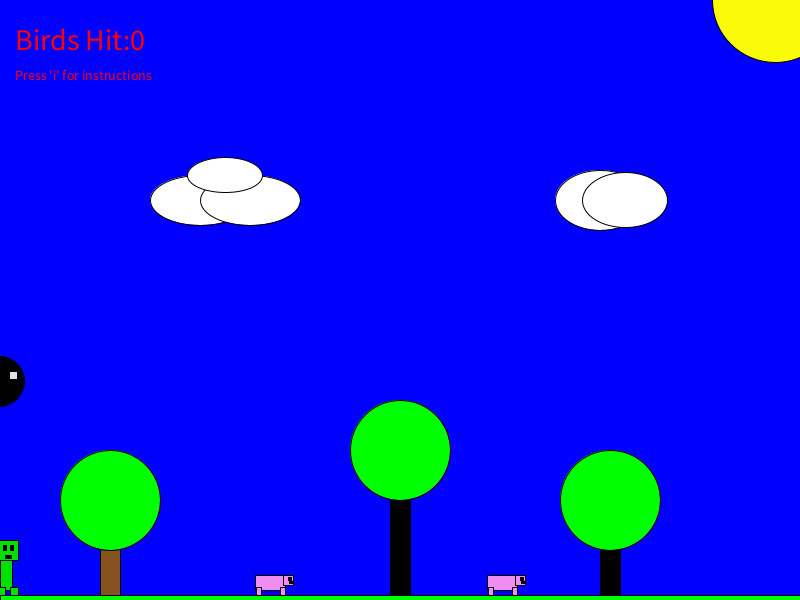
Frame 1 (no input)
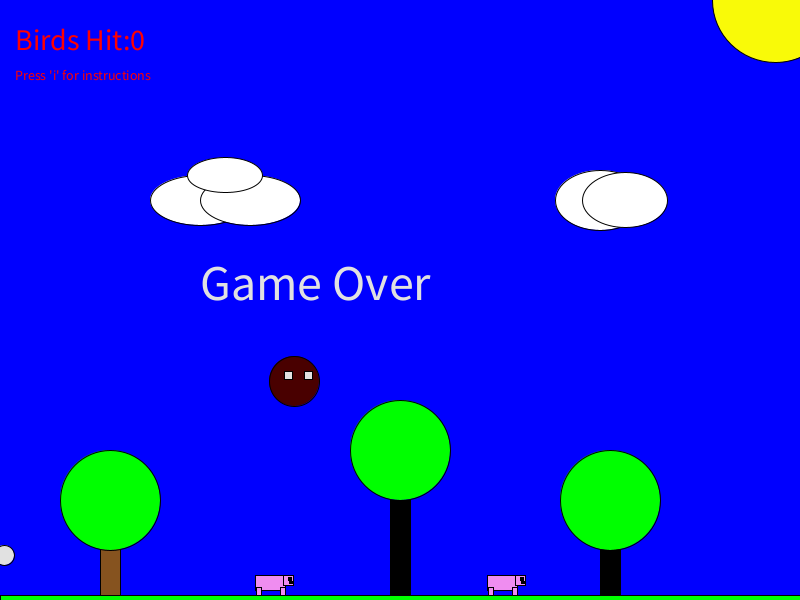
Frame 60 (the mouse pressed at the canvas centre just before this capture)
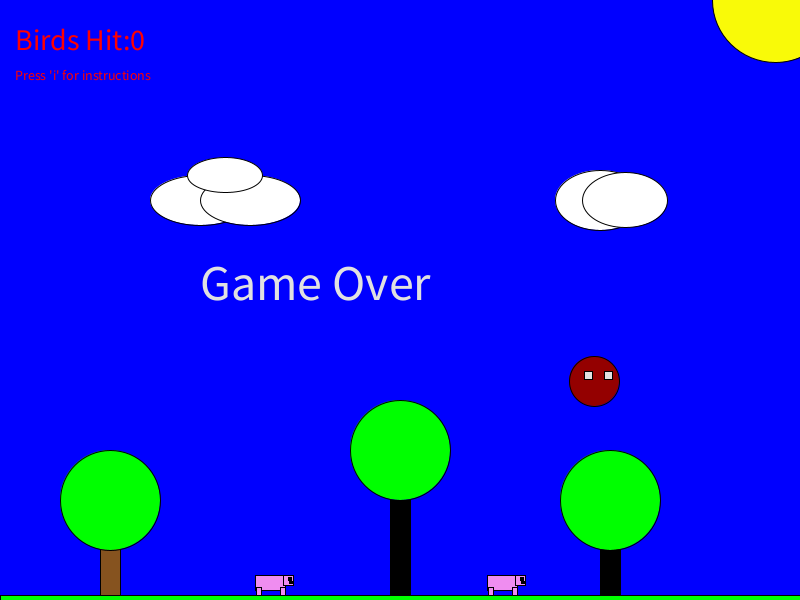
Frame 120 (the mouse held since frame 60 and released just before this capture)

The Processing sketch that drew these frames (run headless with seeded random() and noise(); from frame 60 on, the mouse is pressed at the canvas centre):

// Processing sketch: processing_103904
// ── processing_103904.pde

float treeXPosition = 600.0;
int launchPosition = -1;
int altitude = 0;
int explosionPosition = -1;
int pig1Position = (int) random (100, 700);
int pig2Position = (int) random (100, 700);
int birdAltitude = (int)random(25, 400);
int poop = birdAltitude;
int birdPosition = -1;
int birdPositionMax = 800;
int score = 0 ;
int cPosition = 0;
int poopPosition = -1;
int gameOver = 0;
int sPosition = 900;
int sRandom = (int) random (1, 20);
int wrPos = 900;
int wlPos = -100;
int explosionLength = 10; // number frame the explosion will last
int explosionLeft;
int wlyPos = 550;
int wryPos = 550;
int gyPos = 500;
int gxPos = 100;
int yFireBall = 200;
int xFireBall = -1;
int ghastHealth = 20;
int pmPos = 900;
int fadeDecrease = 0;
int fadeDecrease2 = 0;
int redIncrease = 0;
int end = 0;
int greenDecrease = 225;
int sizeIncrease = 0;
color ghastColor = (225);
boolean gxFiring = false;

boolean triggerSteve = false;

void keyPressed() {
  if (key == ' ') {
    explosionLeft = explosionLength;
    explosionPosition = cPosition;
    if ((explosionPosition >= (pig1Position - 50)) && (explosionPosition <= (pig1Position + 50))) {
      pig1Position = 900;
    }
    if ((explosionPosition >= (pig2Position - 50)) && (explosionPosition <= (pig2Position + 50))) {
      pig2Position = 900;
    }
    if (explosionPosition + 100 >= sPosition) {
      sPosition = 100000;
    }
    if (explosionPosition + 50 >= wrPos - 25) {
      wrPos = 100000;
    }
    if (explosionPosition - 50 <= wlPos + 25) {
      wlPos = -100000;
    }
  } 
  else if ((key == 'f') && (launchPosition < 0)) {
    launchPosition = cPosition;
    altitude = 555;
    rect (mouseX, 565, 15, 15);
  } 
  else {
    explosionPosition = -1;
  }
}

void drawTree(float xPosition)
{
  fill (134, 83, 31);
  rect (xPosition, 475, 20, 125);
  fill (0, 255, 0);
  ellipse (xPosition + 10, 500, 100, 100);
}

void setup()
{
  noCursor ();
  size (800, 600);
  background(0, 0, 300);
  drawTree(100);
  fill (0, 255, 0);
  ellipse (400, 450, 100, 100);
  fill (0, 0, 0);
  rect (390, 500, 20, 200);
  fill (255, 255, 255);
  ellipse (200, 200, 100, 50);
  ellipse (250, 200, 100, 50);
  ellipse (225, 175, 75, 35);
  fill (0, 255, 0);
  fill (0, 0, 0);
  rect (treeXPosition, 475, 20, 125);
  fill (0, 255, 0);
  ellipse (treeXPosition + 10, 500, 100, 100);
  rect (0, 595, 800, 15);
  drawPiggy (pig1Position);
  drawPiggy (pig2Position);
  fill (249, 250, 8);
  ellipse (775, 0, 125, 125);
  drawCloud (600, 200, 90, 60);
  frameRate (60);
}

void draw () {
  if (explosionPosition != -1) {
    //return;
  }
  creeper(cPosition);
  if (key == 'd' && keyPressed && score != 20 && ghastHealth > 0) {
    if (cPosition < pig1Position && cPosition < pig2Position)
    {
      cPosition = cPosition + 5;
    }
  }
  if (key == 'a' && keyPressed && score != 20 && ghastHealth > 0)
  {
    cPosition = cPosition - 5;
  }
  if ((poopPosition < 0) && (cPosition <= birdPosition)) {
    poopPosition = birdPosition;
    poop = birdAltitude;
  }
  if ((int)score == sRandom)
  {
    sPosition = sPosition - 10;
    drawSteve(sPosition);
  }
  if (sPosition <= cPosition && sPosition >= cPosition + 10) {

    cPosition = 10000;
    textSize (40);
    gameOver = gameOver + 1;
  }

  if (explosionLeft > 0) {
    drawExplosion();
    explosionLeft--;
  }

  if (launchPosition >= 0) {
    float r = random (225);
    float g = random (225);
    float b = random (225);
    fill (r, g, b);
    ellipse (launchPosition, altitude, 20, 20);
    altitude = altitude - 5;
    if (altitude < 0) {
      launchPosition = -1;
    }
  }
  if (birdPosition >= birdPositionMax && score < 20) {
    birdPosition = 0;
    birdAltitude= (int)random(20, 80);
    birdAltitude= birdAltitude*5;
    if (poop > 600) {
      poopPosition = -1;
    }
  }

  fill (birdPosition/4, 0, 0);
  ellipse (birdPosition, birdAltitude, 50, 50);
  fill (225, 225, 225);
  rect (birdPosition + 10, birdAltitude - 10, 8, 8);
  rect (birdPosition - 10, birdAltitude - 10, 8, 8);
  birdPosition = birdPosition + 5;
  if (launchPosition >= ((birdPosition - 50)) && ((launchPosition <= (birdPosition + 50)) && ((altitude == (birdAltitude)))))
  {
    fill (255, 0, 0);
    ellipse (birdPosition, birdAltitude, 100, 100);
    birdAltitude = birdAltitude -50;
    birdPosition = 0;
    altitude = -40;
    score = score + 1;
  }




  if (poopPosition >= 0) {

    ellipse (poopPosition, poop, 20, 20);
    poop = poop + 3;
  }
  if (((poopPosition <= (cPosition + 10)) && (poopPosition >= (cPosition - 1)) && (poop >= 540)) && (poop <= 590) && score < 19) {
    gameOver = gameOver + 1;
    cPosition = 700000;
  }
  if (gameOver >= 1) {
    textSize (50);
    text ("Game Over", 200, 300);
  }
  if ((key == 'i')&& keyPressed )
  {
    textSize (30);
    text ("A to move Left", 500, 35);
    text ("D to move Right", 500, 70);
    text ("F to fire missles", 500, 105);
    text ("Space to blow up", 500, 140);
  }
  if (score == 20) {
    if (cPosition <= 620 && cPosition < 625)
    {
      cPosition = cPosition + 5;
    }
    if (cPosition >= 620 && !triggerSteve) {
      triggerSteve = true;
      sPosition = -100;
    }

    if (triggerSteve) {
      drawSteve(sPosition);
      sPosition = sPosition + 1;
      netherPortal();
      if (sPosition == 150)
      {
        sPosition = 100000;
        netherPortal();
      }

      if ((int) gyPos > 200 && sPosition > 100100)
      {
        ghast(gxPos, gyPos);
        gxPos = gxPos + 2;
        gyPos = gyPos - 2;
      }
    }
  }
  if ( score >= 21)
  {
    netherPortal();
  }
  if (gyPos == 210) {
    score= score + 1;
  }
  if (score > 20) {
    ghast (gxPos, gyPos);
    gxPos = gxPos + 5;
    if (gxPos > width) {
      gxPos = -100;
    }
    if (gxPos > cPosition && !gxFiring) {
      // ghast launching fireball     
      yFireBall = 200;
      xFireBall = gxPos;
      gxFiring = true;
    }    
    if (gxFiring) {
      fill (255, 0, 0);     
      ellipse (xFireBall, yFireBall, 50, 50);
      yFireBall = yFireBall + 3;
    }
    if (yFireBall >= height) {
      gxFiring = false;
    }
  }
  if (((xFireBall <= (cPosition + 150)) && (xFireBall >= (cPosition - 150)) && (yFireBall >= 580)) && (yFireBall <= 590) && ghastHealth > 0) {
    gameOver = gameOver + 1;
    cPosition = 700000;
  }
  if (launchPosition >= ((gxPos - 50)) && ((launchPosition <= (gxPos + 200)) && ((altitude == (gyPos)))))
  {
    launchPosition = 4000;
    ghastHealth = ghastHealth - 1;
    ghastColor = color (225, 0, 0);
  }
  else {
    ghastColor =color(255);
  }
  if (ghastHealth < 1)
  {
    gxPos = -1000000;
    pmPos = 100000;
    if ((cPosition <= 650) && (sPosition > 10000)) {
      cPosition = cPosition + 4;
      sPosition = 200;
    }


    if ((int)sPosition == 200) {
      fill (225, 0, 0);
      textSize ( 25);
      text("Jester_265: dude I think I got three wither skulls and enough  ", 5, 400);
      text("blaze rods for ender eyes let me check my inventory.", 5, 430);
      cPosition = cPosition -1;
      drawSteve (sPosition);
      sPosition = 200;

      if (sPosition + 10 >= cPosition)
      {
        cPosition = cPosition + 1;
        text ("Left click to blow Steve up", 300, 300);
        if (mousePressed)
        {
          end = 1;

          ghastHealth = 0;
        }
      }
    }
  }
  if (end == 1) 
  {
    redIncrease = redIncrease + 1;
    greenDecrease = greenDecrease - 1;
  }
  if (((int)redIncrease >= 225) && (redIncrease <= 450)) {
    fill (225, 0, 0);
    ellipse (cPosition, 580, sizeIncrease, sizeIncrease);
    sizeIncrease = sizeIncrease + 1;
  }
  if (sizeIncrease == 200) {
    sPosition = -10000;
  }
  if (sPosition <= - 10000) 
  {
    sPosition = sPosition - 1;
    text ("A creeper disinigrated jester_265", 5, 370);
  }

  if (sPosition <= -10200)
  {
    fill (225, 0, 0);
    textSize (25);
    text("jester_265: OMG thats it I'm setting it to peacefull", 5, 400);
  }
  if (sPosition < -10400) { 
    background (0);
  }
  if (sPosition < - 10500) {
    cPosition = -70;
  }
  if (sPosition < -10600)
  { 
    fadeDecrease = fadeDecrease + 1;
    fill (225, 225, 225, fadeDecrease);
    textSize (40);
    text ("Creepers work so hard to kill Steve. ", 50, 200);
    text ("Don't set your game to peacefull.", 60, 400);
  }
  if (sPosition < - 10600)
  {
    fadeDecrease2 = fadeDecrease2 + 1;
    fill (225, 225, 225, fadeDecrease2);
    text ("Thanks for Playing", 200, 300);
  }






  if (yFireBall >= 580 && yFireBall <= 590)
  {
    ellipse (xFireBall, 585, 100, 100);
  } 
  if ((int) ghastHealth < 15)
  {
    zombiePigman(pmPos);
    pmPos = pmPos - 7;
    if (pmPos < cPosition)
    {
      gameOver = gameOver + 1;
      cPosition = 10000;
    }
  }
  if (pmPos < explosionPosition + 100)
  {
    pmPos = 10000;
  }



  if ((int) sRandom == score) {
    wlPos = wlPos + 1;
    wrPos = wrPos - 1;
    drawLeftWolf (wlPos, wlyPos);
    drawWolf (wrPos, wryPos);
    if (wlPos > cPosition)
    {
      gameOver = gameOver + 1;
      cPosition = -10000;
      wlPos = wlPos;
      if (wlyPos > 500) {
        wlyPos = wlyPos - 3;
      } 
      else {
        wlyPos = 550;
      }
    }
    if (wrPos < cPosition)
    {
      gameOver = gameOver + 1;
      cPosition = 10000;
      wrPos = wrPos + 3;

      if (wryPos > 500) {
        wryPos = wryPos - 3;
      }
      else
      {
        wryPos = 550;
      }
    }
    if (wrPos > 90000) {
      wlPos = wlPos + 10;
    }
    if (wlPos < -90000) {
      wrPos = wrPos - 10;
    }
  }
  fill (255, 0, 0);
  textSize (14);
  text ("Press 'i' for instructions", 15, 80);
  textSize (30);
  text ("Birds Hit:" + score, 15, 50);
}

void creeper (float cPosition) {
  setup ();
  fill(redIncrease, greenDecrease, 0);
  rect (cPosition, 550, 12, 40);
  rect (cPosition - 3, 587, 8, 8);
  rect (cPosition + 10, 587, 8, 8);
  rect (cPosition - 2, 540, 20, 20);
  fill (0, 0, 0);
  rect (cPosition + 3, 545, 3, 5);
  rect (cPosition + 10, 545, 3, 5);
  rect (cPosition + 5, 555, 6, 3);
}
void drawCloud(float xPosition, float yPosition, float cloudwidth, float cloudheight)
{
  fill (255, 255, 255);
  ellipse (xPosition, yPosition, cloudwidth, cloudheight);
  ellipse (xPosition + 25, yPosition, cloudwidth - 5, cloudheight - 5);
}
void drawPiggy (float xPos)
{
  if (xPos >= 0) {
    fill (239, 141, 240);
    rect (xPos, 575, 30, 15);
    rect (xPos + 1, 587, 5, 8);
    rect (xPos + 25, 587, 5, 8);
    rect (xPos + 28, 575, 10, 10);
    fill (0, 0, 0);
    rect (xPos + 33, 577, 3, 3);
    rect (xPos + 34, 581, 4, 2);
  }
}
void drawSteve (float sPosition)
{
  fill (50, 249, 227);
  rect (sPosition, 530, 14, 40);
  fill (0, 0, 150);
  rect (sPosition, 570, 14, 20);
  fill (144, 78, 12);
  rect (sPosition - 25, 535, 5, 23);
  fill (0);
  rect (sPosition - 5, 590, 19, 7);
  rect (sPosition - 5, 516, 24, 4);
  fill (240, 171, 68);
  rect (sPosition - 25, 544, 5, 10);
  rect (sPosition - 5, 520, 24, 24);
  fill (0, 0, 250);
  rect (sPosition - 2, 526, 4, 4);
  fill (0);


  fill (255);
  rect (sPosition-5, 535, 10, 5);

  fill (50, 249, 227);
  rect (sPosition - 20, 544, 30, 10);
  fill (188, 183, 179);
  rect (sPosition - 25, 510, 5, 30);
  triangle(sPosition - 20, 510, sPosition - 25, 510, sPosition - 23, 505);
}

void drawExplosion()
{
  fill (252, 98, 8);
  ellipse (explosionPosition, 570, 100, 100);
}


void drawWolf(float wrPos, float wryPos)
{
  fill(152, 147, 153);
  rect(wrPos, wryPos + 20, 50, 20);
  rect(wrPos, wryPos + 18, 10, 23);
  rect(wrPos + 12, wryPos + 39, 6, 9);
  rect(wrPos + 38, wryPos + 39, 6, 9);
  rect(wrPos +50, wryPos + 20, 20, 6);
  rect (wrPos - 13, wryPos + 20, 13, 15);
  rect (wrPos-20, wryPos + 30, 20, 10);
  fill (0);
  rect (wrPos - 20, wryPos + 35, 10, 2);
  rect (wrPos - 11, wryPos + 23, 6, 1);
  fill (255);
  rect (wrPos - 10, wryPos + 24, 4, 5);
  fill(0);
  triangle(wrPos - 6, wryPos + 20, wrPos + 2, wryPos +20, wrPos - 2, wryPos + 15);
}
void drawLeftWolf(float wlPos, float wlyPos)
{
  fill(152, 147, 153);
  rect(wlPos - 50, wlyPos + 20, 50, 20);
  rect(wlPos, wlyPos + 18, 10, 23);
  rect(wlPos - 12, wlyPos + 39, 6, 9);
  rect(wlPos - 38, wlyPos + 39, 6, 9);
  rect(wlPos- 70, wlyPos + 20, 20, 6);
  rect(wlPos + 10, wlyPos + 20, 13, 15);
  rect(wlPos + 10, wlyPos + 30, 20, 10);
  fill (0);
  rect(wlPos + 20, wlyPos + 35, 10, 2);
  rect(wlPos + 15, wlyPos + 23, 6, 1);
  fill(225);
  rect (wlPos + 16, wlyPos + 24, 4, 5);
  fill (0);
  triangle(wlPos + 8, wlyPos + 20, wlPos + 16, wlyPos + 20, wlPos + 10, wlyPos + 15);
}
void netherPortal()
{
  fill (149, 47, 234, 150);
  rect (100, 480, 60, 120);
  fill (0);
  rect (100, 580, 50, 50);
  rect (80, 500, 20, 120);
  rect (80, 480, 90, 20);
  rect (150, 500, 20, 120);
}
void ghast (float gPos, float gyPos)
{
  fill (ghastColor);
  rect (gPos, gyPos - 150, 150, 150);
  rect (gPos + 10, gyPos, 20, 50);
  rect (gPos + 35, gyPos, 20, 50);
  rect (gPos + 95, gyPos, 20, 50);
  rect (gPos + 120, gyPos, 20, 50);
  fill (0);
  rect (gPos + 20, gyPos - 100, 30, 5);
  rect (gPos + 100, gyPos -100, 30, 5);
  rect (gPos + 60, gyPos - 50, 40, 10);
}
void zombiePigman(float pmPos)
{
  fill (0);
  rect (pmPos, 530, 14, 40);
  fill (0, 0, 150);
  rect (pmPos, 570, 14, 20);
  fill (144, 78, 12);
  rect (pmPos - 25, 535, 5, 23);

  fill (255, 200, 255);
  rect (pmPos - 25, 544, 5, 10);
  rect (pmPos - 5, 520, 24, 24);
  fill (0, 0, 250);
  rect (pmPos - 5, 526, 4, 4);
  fill (0);


  fill (255);
  rect (pmPos - 8, 535, 7, 7);

  fill (50, 249, 227);
  rect (pmPos- 20, 544, 30, 10);
  fill (216, 216, 55);
  rect (pmPos - 25, 510, 5, 30);
  triangle(pmPos - 20, 510, pmPos - 25, 510, pmPos - 23, 505);
}
